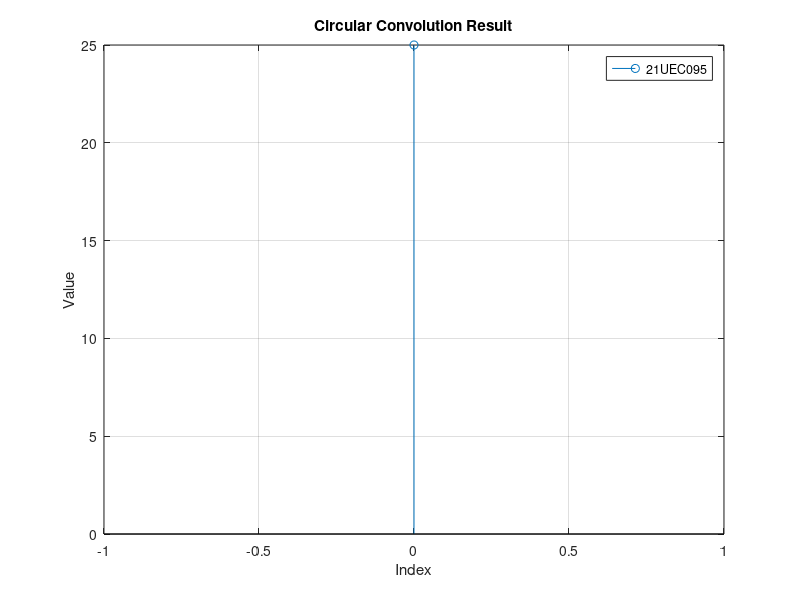

Write MATLAB code to recreate this figure.
 
%circular convolution.....
clc;
close all;
clear all;
seq1=input('enter seq1 : ');
l1=length(seq1);
seq2=input('enter seq2 : ');
l2=length(seq2);
N=max(l1,l2);
if N>l1
seq1=[seq1,zeros(1,N-l1)];
end
if N>l2
seq2=[seq2,zeros(1,N-l2)];
end
w=seq1';
for j=2:N
    for i=2:N
        w(1,j)=w(N,j-1);
        w(i,j)=w(i-1,j-1);
    end
end

disp(w);
y=w*seq2';
disp(y);

%displaying graph
figure;
stem(0:N-1, y);
xlabel('Index');
ylabel('Value');
title('Circular Convolution Result');
legend('21UEC095');
grid on;

%z=cconv(seq1,seq2,N);
%disp(z');